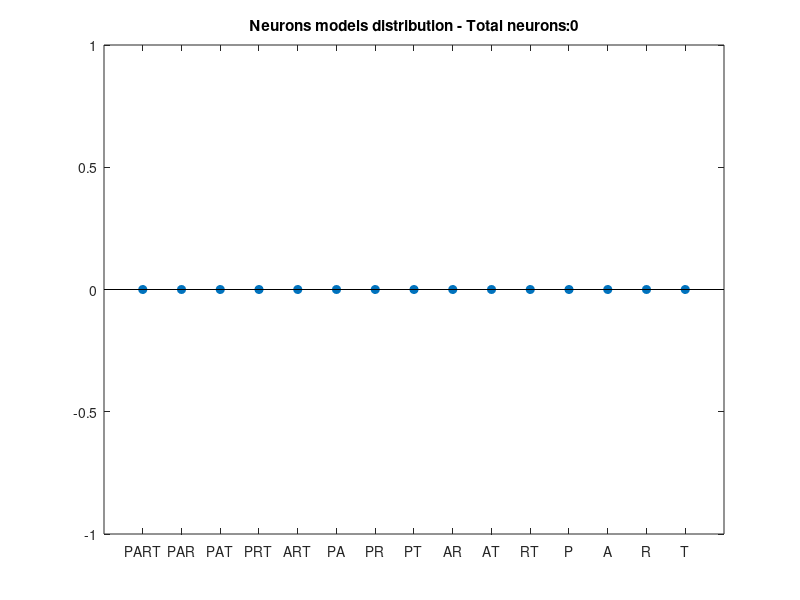

The MATLAB script that drew this image:

electro_folder = 'C:\Users\GEORGEKOUR\Desktop\Electro_Rats';
day_files = dir([electro_folder,'\*\*\*\*events_g.mat']); %look for all single units files in the stage

identifiable_neurons = 0;
total_neurons = 0;
neurons_type = zeros(1, 15);

for i = 1:length(day_files)
    day_folder = day_files(i).folder
    %day_folder = 'C:\Users\GEORGEKOUR\Desktop\Electro_Rats\rat_6\odor1_WR\rat6_mpfc_20.6';
    numFolds = 10;
    f = figure('units','normalized','outerposition',[0 0 1 1]);
    % Draw the data per neuron
    SS_files = dir([day_folder,'\*_SS_*.ntt']); %look for all single units files in the stage
    num_neurons = length(SS_files);
    
    for i = 1:num_neurons
        
        total_neurons=total_neurons+1;
        
        ss_file = [SS_files(i).folder,'\',SS_files(i).name];
        
        %extract data to show neural activity during the day
        idcs   = strfind(ss_file,'\');
        stage_folder_name = ss_file(1:idcs(end-1)-1);
        
        %Load data and extract meta information
        [behave, st] = load_spikes_and_behavioral_data (ss_file);
        [median_times, proportions, num_bins_per_proportion, num_bins_between_events] = analyze_behavior_in_stage(day_folder);
        
        % Allign st to events.
        [spike_count, bined_spikes_cell, events_bins_span] = ss_activity_inday (behave, st, num_bins_between_events);
        
        %subplot(num_neurons,2,(i-1)*2+1)
        
        %heatmap(bined_spikes_cell, 1:size(bined_spikes_cell,2), num2str(spike_count),[] ,'ColorBar', true)
        
        subplot(num_neurons+1,2,(i-1)*2+1)
        w = gausswin(30);
        w=w./sum(w);
        %y = filter(w,1,bined_spikes_cell);
        y = filtfilt(w,1,bined_spikes_cell);
        plot(y)
        ylim([-0.3,0.3])
        
        for j=1:length(events_bins_span)
            vline(events_bins_span(j),'b')
        end
        
        [LLH_values, selected_model] = fit_model_to_neuron(st, behave, numFolds);
        
        LLH_increase_mean = mean(LLH_values);
        LLH_increase_sem = std(LLH_values)/sqrt(numFolds);
        
        subplot(num_neurons+1,2,(i-1)*2+2)
        hold on
        plot(0.5:15.5,zeros(16,1),'--b','linewidth',2)
        errorbar(LLH_increase_mean,LLH_increase_sem,'ok','linewidth',3)
        if (~isnan(selected_model))
            plot(selected_model,LLH_increase_mean(selected_model),'.r','markersize',25)
            identifiable_neurons = identifiable_neurons+1;
            neurons_type(selected_model) = neurons_type(selected_model)+1;
        end
        hold off
        %box off
        %set(gca,'fontsize',20)
        set(gca,'XLim',[0 16]); set(gca,'XTick',1:15)
        set(gca,'XTickLabel',{'PART','PAR','PAT','PRT','ART','PA','PR','PT','AR',...
            'AT','RT','P','A','R','T'});
        %legend('Model performance','Selected Model','Baseline')
        suptitle (day_folder)
        %ylabel('LLH increase')
        ylabel(['Spikes - ', num2str(spike_count)])
        
        ylim([-1 1])
        
        % lim=10*max(LLH_increase_mean+LLH_increase_mean);
        % ylim([-lim lim])
        
    end
    
    [~, selected_arms, rewarded_arm1, rewarded_arm2] = extract_event_times(behave);
    
    subplot(num_neurons+1,2,(num_neurons+1)*2-1)
    hist(selected_arms)
    title(['Arm Dist - Num trials: ', num2str(length(selected_arms))])
    
    subplot(num_neurons+1,2,(num_neurons+1)*2)
    rewards = (selected_arms==rewarded_arm1)+2*(selected_arms==rewarded_arm2);
    hist(rewards, [0,1,2])
    title('rewards Dist')
    
    saveas(f, fullfile(day_folder,'mmodels.jpg'))
    %Print the heatmap for the entire day
    close(f)
    %alligned_heatmap_view (day_folder)
    %savefig(fullfile(day_folder,'aactivity'))
    
end

stem(neurons_type, 'filled')
set(gca,'XLim',[0 16]); set(gca,'XTick',1:15)
        set(gca,'XTickLabel',{'PART','PAR','PAT','PRT','ART','PA','PR','PT','AR',...
            'AT','RT','P','A','R','T'});
title(['Neurons models distribution - Total neurons:', num2str(total_neurons)]);
